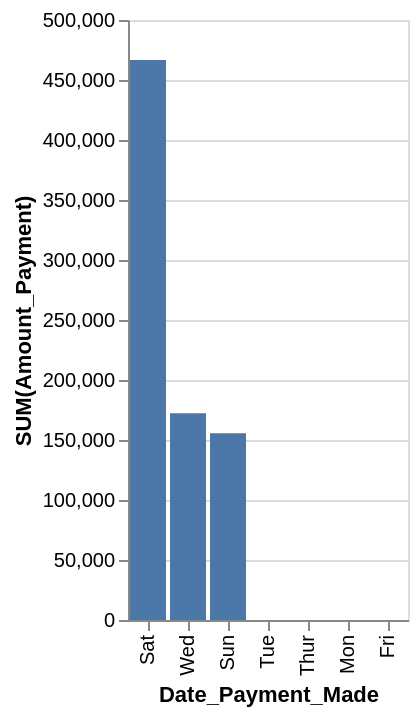

Write a Vega-Lite specification for this figure.
### Vega-Lite specification from a JSON file in a GitHub repository (floating-point values rounded to 4 significant figures)
{"data": {"values": [{"x_data": "Sat", "y_data": 466750}, {"x_data": "Wed", "y_data": 172309}, {"x_data": "Sun", "y_data": 155654}, {"x_data": "Tue", "y_data": 0}, {"x_data": "Thur", "y_data": 0}, {"x_data": "Mon", "y_data": 0}, {"x_data": "Fri", "y_data": 0}]}, "mark": "bar", "encoding": {"x": {"field": "x_data", "type": "nominal", "title": "Date_Payment_Made", "sort": {"op": "sum", "field": "y_data", "order": "descending"}}, "y": {"field": "y_data", "type": "quantitative", "title": "SUM(Amount_Payment)"}}}
